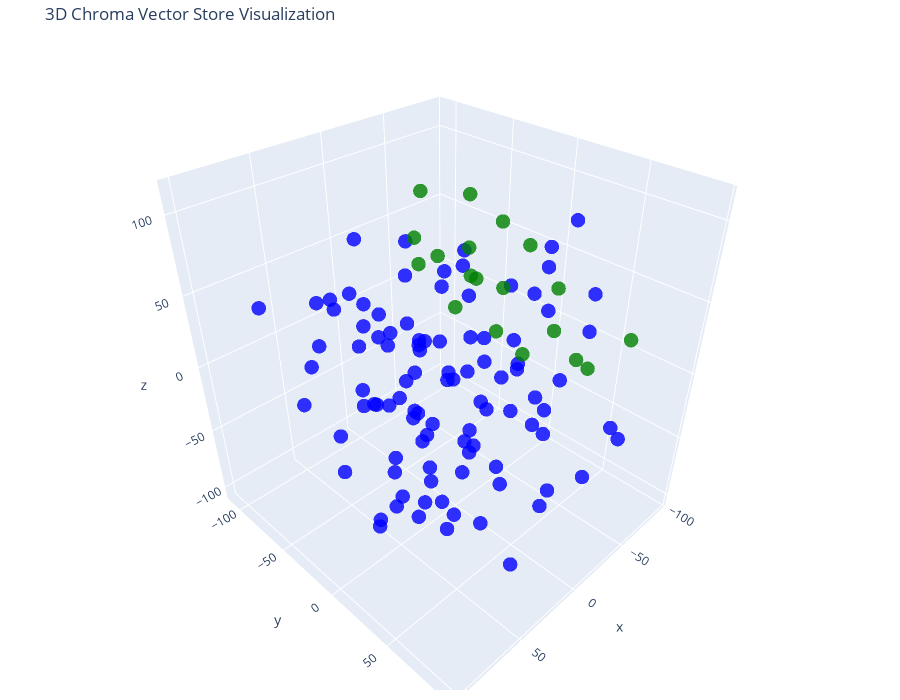

The code cell stored with this chart in its notebook:
### Code cell
tsne = TSNE(n_components=3, random_state=42)
reduced_vectors = tsne.fit_transform(vectors)

# Create the 3D scatter plot
fig = go.Figure(data=[go.Scatter3d(
    x=reduced_vectors[:, 0],
    y=reduced_vectors[:, 1],
    z=reduced_vectors[:, 2],
    mode='markers',
    marker=dict(size=5, color=colors, opacity=0.8),
    text=[f"Type: {t}<br>Text: {d[:100]}..." for t, d in zip(doc_types, documents)],
    hoverinfo='text'
)])

fig.update_layout(
    title='3D Chroma Vector Store Visualization',
    scene=dict(xaxis_title='x', yaxis_title='y', zaxis_title='z'),
    width=900,
    height=700,
    margin=dict(r=20, b=10, l=10, t=40)
)

fig.show()

### Figure 1 — Plotly figure (JSON) as saved in the notebook; plotly's stock layout.template omitted (floating-point values rounded to 4 significant figures)
{"data": [{"hoverinfo": "text", "marker": {"color": ["blue", "blue", "blue", "blue", "blue", "blue", "blue", "blue", "blue", "blue", "blue", "blue", "blue", "blue", "blue", "blue", "blue", "blue", "blue", "blue", "blue", "blue", "blue", "blue", "blue", "blue", "blue", "blue", "blue", "blue", "blue", "blue", "blue", "blue", "blue", "blue", "blue", "blue", "blue", "blue", "blue", "blue", "blue", "blue", "blue", "blue", "blue", "blue", "blue", "blue", "blue", "blue", "blue", "blue", "blue", "blue", "blue", "blue", "blue", "blue", "blue", "blue", "blue", "blue", "blue", "blue", "blue", "blue", "blue", "blue", "blue", "blue", "blue", "blue", "blue", "blue", "blue", "blue", "blue", "blue", "blue", "blue", "blue", "blue", "blue", "blue", "blue", "blue", "blue", "blue", "blue", "blue", "blue", "blue", "blue", "blue", "blue", "blue", "blue", "green", "green", "green", "green", "green", "green", "green", "green", "green", "green", "green", "green", "green", "green", "green", "green", "green", "green", "green"], "opacity": 0.8, "size": 5}, "mode": "markers", "text": ["Type: document<br>Text: **BỘ** **GIÁO** **DỤC** **VÀ** **ĐÀO** **TẠO** **ĐẠI** **HỌC**\n**BÁCH** **KHOA** **HÀ** **NỘI**\n\n**Q...", "Type: document<br>Text: CHƯƠNG I NHỮNG QUY ĐỊNH\nCHUNG..................................................................1\nĐiề...", "Type: document<br>Text: lũy...................................................6 Điều 8. Chuyển\ncơ sở đào tạo\nkhác..............", "Type: document<br>Text: 14. Đăng ký tốt nghiệp đại\nhọc.........................................................................", "Type: document<br>Text: Điều 21. Đăng ký học tập chương trình kỹ\nsư............................................................", "Type: document<br>Text: sĩ.........................................................17 Điều 28.\nHọc bổ sung, miễn học và công...", "Type: document<br>Text: Điều 35. Gia hạn thời gian học tập, thôi\nhọc...........................................................", "Type: document<br>Text: ii...", "Type: document<br>Text: Điều 38. Tiểu luận tổng quan và chuyên đề tiến sĩ\n.....................................................", "Type: document<br>Text: cứu..............................27 CHƯƠNG VI TỔ CHỨC THỰC\nHIỆN........................................", "Type: document<br>Text: BỘ GIÁO DỤC VÀ ĐÀO TẠO\n\n**ĐẠI** **HỌC** **BÁCH** **KHOA** **HÀ** **NỘI**\n\n**CỘNG** **HÒA** **XÃ** **...", "Type: document<br>Text: 2\\. Quy chế này áp dụng cho sinh viên đại học, học viên của chương\ntrình thạc sĩ và nghiên cứu sinh ...", "Type: document<br>Text: 1\\. Ngành đào tạo (sau đây gọi tắt là ngành) là một lĩnh vực chuyên\nmôn rộng, có mã số trong Danh mụ...", "Type: document<br>Text: 2 Quy chế tuyển sinh và đào tạo trình độ thạc sĩ, ban hành theo Thông\ntư số 23/2021/TT-BGDĐT ngày 30...", "Type: document<br>Text: 4 Danh mục thống kê ngành đào tạo của giáo dục đại học ban hành theo\nThông tư số 09/2022/TT-BGDĐT ng...", "Type: document<br>Text: 4\\. Chương trình ELITECH (từ viết tắt của cụm từ Elite Technology\nProgram) là CTĐT chất lượng cao (t...", "Type: document<br>Text: 5\\. Thời gian và khối lượng học tập chuẩn đối với các CTĐT theo hình\nthức chính quy không kể các môn...", "Type: document<br>Text: 6 Chương trình đào tạo cử nhân-kỹ sư tích hợp là chương trình được\nthiết kế một cách tổng thể, liên ...", "Type: document<br>Text: 2\\. Lịch đăng ký học tập, thời khóa biểu, lịch thi và kế hoạch xét\ncông nhận tốt nghiệp trong năm họ...", "Type: document<br>Text: b\\) Đối với sinh viên học liên thông đã được miễn trừ khối lượng tín\nchỉ tích lũy, thời gian thiết k...", "Type: document<br>Text: d\\) Đối với người học các CTĐT đại học và thuộc diện đối tượng ưu tiên\ntheo quy định tại Quy chế tuy...", "Type: document<br>Text: 2\\. Học phần là đơn vị cấu thành chương trình học tập và được thực\nhiện trọn vẹn trong một học kỳ. M...", "Type: document<br>Text: 5\\. Học phần tương đương và học phần thay thế\n\na\\) Người học được tùy chọn học một học phần tương đư...", "Type: document<br>Text: 2\\. Điểm quá trình được đánh giá qua thi giữa kỳ, kiểm tra thường kỳ,\nkết hợp thi giữa kỳ và kiểm tr...", "Type: document<br>Text: 4\\. Hình thức đánh giá trực tuyến được áp dụng khi đảm bảo trung thực,\ncông bằng và khách quan như đ...", "Type: document<br>Text: ||\n||\n||\n||\n||\n\n7\\. Người học có thể đăng ký học lại học phần đã có điểm đạt để cải\nthiện điểm trung...", "Type: document<br>Text: **Điều** **6.** **Hoãn** **thi,** **miễn** **thi,** **phúc** **tra**\n**và** **khiếu** **nại** **điểm...", "Type: document<br>Text: 3\\. Người học không dự thi giữa kỳ do bị ốm, tai nạn hoặc vì lý do\nchính đáng được giảng viên bố trí...", "Type: document<br>Text: 1\\. Số TC tích lũy là tổng số TC của các học phần có điểm đạt kể từ\nđầu khóa kể cả các học phần được...", "Type: document<br>Text: 2\\. Học viên thạc sĩ không thể tiếp tục học tập tại ĐHBK Hà Nội vì lý\ndo chuyển nơi cư trú hoặc chuy...", "Type: document<br>Text: **Điều** **9.** **Học** **phí**\n\n1\\. Người học có nghĩa vụ nộp học phí đầy đủ và đúng thời hạn theo ...", "Type: document<br>Text: 4\\. Sinh viên, học viên có đơn đề nghị thôi học, nghỉ học tạm thời\nhoặc chuyển cơ sở đào tạo trong k...", "Type: document<br>Text: a\\) Đăng ký học phần: sinh viên chọn đăng ký những học phần dự tính sẽ\nhọc trong học kỳ tiếp. Sinh v...", "Type: document<br>Text: 2\\. Số lượng TC đăng ký:\n\na\\) Sinh viên không thuộc diện cảnh báo học tập theo quy định tại\nkhoản 1 ...", "Type: document<br>Text: 4\\. Đối với học phần có giờ lên lớp, chỉ mở lớp khi có tối thiểu 20\nsinh viên đăng ký học. Các trườn...", "Type: document<br>Text: 1\\. Kết quả học tập của người học đã tích lũy từ một trình độ đào tạo\nkhác, một CTĐT khác hoặc từ mộ...", "Type: document<br>Text: 9\n\nCTĐT theo hình thức VLVH tại đơn vị liên kết, việc đánh giá ĐATN được\nphép thực hiện tại đơn vị l...", "Type: document<br>Text: 1\\. Kết thúc mỗi học kỳ, sinh viên tham gia khảo sát lấy ý kiến phản\nhồi về các điều kiện bảo đảm ch...", "Type: document<br>Text: a\\) Số TC tích lũy (số TCTL).\n\nb\\) Tổng số TC của các học phần đã học nhưng chưa đạt từ đầu khóa (số...", "Type: document<br>Text: **Điều** **13.** **Đồ** **án/khóa** **luận** **tốt** **nghiệp**\n**đại** **học**\n\nCác học phần tốt ng...", "Type: document<br>Text: 3\\. Kết quả ĐATN được đánh giá như sau:\n\na\\) Điểm quá trình của ĐATN được tính bằng trung bình cộng ...", "Type: document<br>Text: e\\) Các điểm của người hướng dẫn, phản biện và thành viên hội đồng\nđánh giá ĐATN được phép cho lẻ tớ...", "Type: document<br>Text: b\\) Đạt chuẩn ngoại ngữ đầu ra.\n\nc\\) Điểm trung bình tích lũy toàn khóa (tính theo các học phần đăng...", "Type: document<br>Text: 6\\. Sinh viên không tốt nghiệp được quyền đề nghị cấp chứng nhận với\ncác học phần đã tích lũy trong ...", "Type: document<br>Text: b\\) Sinh viên bị Hội đồng kỷ luật của ĐHBK Hà Nội đề nghị áp dụng mức\nkỷ luật từ cảnh cáo trở lên.\n\n...", "Type: document<br>Text: c\\) Thời gian nghỉ học tạm thời do sinh viên được điều động vào lực\nlượng vũ trang (là thời gian đượ...", "Type: document<br>Text: 3\\. Tự nguyện thôi học: Sinh viên thấy không có đủ điều kiện hoặc\nkhông muốn tiếp tục học tại ĐHBK H...", "Type: document<br>Text: d\\) Không bị cảnh báo học tập hoặc bị xét thi hành kỷ luật;\n\n2\\. Không cho phép chuyển CTĐT đối với ...", "Type: document<br>Text: 5\\. Sinh viên từ trường khác muốn chuyển tới học tại ĐHBK Hà Nội phải\nđáp ứng điều kiện trúng tuyển ...", "Type: document<br>Text: 2\\. Sinh viên được đăng ký học chương trình thứ hai sớm nhất khi đã\nđược xếp trình độ năm thứ hai củ...", "Type: document<br>Text: 6\\. Sinh viên chỉ được xét tốt nghiệp chương trình thứ hai, nếu có đủ\nđiều kiện tốt nghiệp ở chương ...", "Type: document<br>Text: c\\) Áp dụng cảnh báo học tập mức 3 đối với sinh viên có số TC nợ đọng\ntừ đầu khóa lớn hơn 24.\n\nd\\) S...", "Type: document<br>Text: 3\\. Buộc thôi học là hình thức áp dụng đối với những sinh viên có kết\nquả học tập rất kém, cụ thể tr...", "Type: document<br>Text: 15\n\n2\\. Sinh viên thi hộ hoặc nhờ người thi hộ đều bị kỷ luật ở mức đình\nchỉ học tập 01 năm đối với ...", "Type: document<br>Text: 2\\. Quy trình đăng ký học tập thực hiện theo khoản 1 Điều 10 của Quy\nchế này.\n\n3\\. Trong quá trình h...", "Type: document<br>Text: 4\\. Việc đánh giá kết quả thực hiện ĐATN KS được thực hiện theo khoản\n3 Điều 13 của Quy chế này. Đồ ...", "Type: document<br>Text: b\\) Đã nộp đồ án tốt nghiệp cho thư viện theo quy cách của bản đồ án\ndo ĐHBK Hà Nội quy định.\n\nc\\) Đ...", "Type: document<br>Text: **Điều** **24.** **Điểm** **trung** **bình** **toàn** **khóa** **và**\n**hạng** **tốt** **nghiệp** **...", "Type: document<br>Text: b\\) Học viên bị Hội đồng kỷ luật của ĐHBK Hà Nội đề nghị áp dụng mức\nkỷ luật từ cảnh cáo trở lên.\n\n*...", "Type: document<br>Text: 17\n\nvượt quá 2 học kỳ chính; thời gian nghỉ trên 2 học kỳ được tính vào\nthời gian học chậm tiến độ.\n...", "Type: document<br>Text: 6\\. Học viên thấy không có đủ điều kiện hoặc không muốn tiếp tục học\ntại ĐHBK Hà Nội có thể làm đơn ...", "Type: document<br>Text: **CHƯƠNG** **IV** **ĐÀO** **TẠO** **THẠC** **SĨ**\n\n**Điều** **27.** **Đăng** **ký** **học** **tập** ...", "Type: document<br>Text: 18\n\n3\\. Đối với các học phần được giảng dạy trên lớp, quy mô lớp học phần\ntối thiểu là 20 học viên. ...", "Type: document<br>Text: b\\) Danh mục các học phần bổ sung và số TC được xác định khi xét hồ sơ\nđăng ký dự tuyển dựa trên việ...", "Type: document<br>Text: c\\) Học viên học chương trình tích hợp Cử nhân - Thạc sĩ khoa học của\nĐHBK Hà Nội được đăng ký học t...", "Type: document<br>Text: 19\n\n**Điều** **29.** **Đăng** **ký** **đề** **tài** **luận** **văn**\n**thạc** **sĩ**\n\n1\\. Đăng ký đề...", "Type: document<br>Text: **Điều** **30.** **Điều** **kiện** **được** **bảo** **vệ** **luận**\n**văn** **thạc** **sĩ**\n\nHọc viê...", "Type: document<br>Text: **Điều** **31.** **Điểm** **luận** **văn** **thạc** **sĩ**\n\n1\\. Điểm luận văn thạc sĩ là điểm bảo vệ...", "Type: document<br>Text: 20\n\nnghiệm thu, hoặc đề tài nghiên cứu đã được nghiệm thu do người hướng\ndẫn chủ trì và học viên là ...", "Type: document<br>Text: 2\\. Trong trường hợp luận văn bảo vệ lần thứ hai vẫn không đạt yêu\ncầu, nếu học viên có nguyện vọng ...", "Type: document<br>Text: 1\\. Học viên có đủ các điều kiện sau đây thì được xét công nhận tốt\nnghiệp:\n\na\\) Luận văn đạt yêu cầ...", "Type: document<br>Text: ||\n||\n||\n||\n\n3\\. Học viên đạt đủ điều kiện tốt nghiệp được Giám đốc ĐHBK Hà Nội ra\nquyết định công n...", "Type: document<br>Text: 2\\. Học viên bị ốm hoặc tai nạn buộc phải điều trị trong thời gian\ndài, hoặc nghỉ thai sản theo quy ...", "Type: document<br>Text: 4\\. Học viên phải nộp đơn đề nghị trở lại học chậm nhất 1 tuần trước\nkhi bắt đầu học kỳ mới. Đối với...", "Type: document<br>Text: 3\\. Học viên bị buộc thôi học trong các trường hợp sau đây:\n\na\\) Học viên học chậm tiến độ quá thời ...", "Type: document<br>Text: 2\\. Căn cứ kế hoạch học tập chuẩn toàn khóa của CTĐT tiến sĩ, NCS xây\ndựng kế hoạch chi tiết theo từ...", "Type: document<br>Text: 1\\. Các học phần bổ sung nhằm hỗ trợ NCS có đủ kiến thức, trình độ\nchuyên môn để thực hiện đề tài ng...", "Type: document<br>Text: a\\) Mỗi NCS phải hoàn thành tối thiểu 8 TC tương ứng 3-4 học phần tiến\nsĩ.\n\nb\\) NCS phải thực hiện q...", "Type: document<br>Text: **Điều** **38.** **Tiểu** **luận** **tổng** **quan** **và** **chuyên**\n**đề** **tiến** **sĩ**\n\n1\\. T...", "Type: document<br>Text: b\\) NCS phải hoàn thành Tiểu luận tổng quan với kết quả đạt yêu cầu\ntrong vòng 12 tháng kể từ khi có...", "Type: document<br>Text: b\\) NCS phải đăng ký thực hiện các chuyên đề tiến sĩ. Tên của chuyên\nđề do NCS đề xuất và phải được ...", "Type: document<br>Text: 2\\. Quyển thuyết minh Luận án tiến sĩ phải đáp ứng quy định về hình\nthức, cách trình bày luận án; số...", "Type: document<br>Text: c\\) Tuân thủ các quy định khác của Luật sở hữu trí tuệ.\n\n**Điều** **40.** **Điều** **kiện** **được**...", "Type: document<br>Text: c\\) Tổng điểm của tất cả các công trình nghiên cứu trong khoản b mục 1\ncủa Điều này phải đạt từ 2,0 ...", "Type: document<br>Text: 2\\. Điều kiện để NCS được bảo vệ luận án ở Hội đồng đánh giá luận án\ncấp Đại học (bảo vệ luận án cấp...", "Type: document<br>Text: b\\) Hội đồng đánh giá luận án cấp cơ sở (sau đây gọi tắt là hội đồng\ncấp cơ sở) do Hiệu trưởng trườn...", "Type: document<br>Text: đ) Trong vòng 20 ngày sau khi kết thúc đánh giá luận án cấp cơ sở, NCS\nphải hoàn thành đầy đủ việc s...", "Type: document<br>Text: b\\) Hội đồng đánh giá luận án cấp Đại học do Giám đốc ĐHBK Hà Nội ra\nquyết định thành lập có 7 thành...", "Type: document<br>Text: 26\n\nd\\) Luận án được đánh giá bằng hình thức bỏ phiếu (tán thành hoặc\nkhông tán thành), luận án khôn...", "Type: document<br>Text: **Điều** **42.** **Đánh** **giá** **lại** **luận** **án** **tiến**\n**sĩ**\n\n1\\. Trong trường hợp Hội ...", "Type: document<br>Text: 3\\. Trong trường hợp luận án bảo vệ lần thứ hai vẫn không đạt yêu cầu,\nĐHBK Hà Nội không tổ chức bảo...", "Type: document<br>Text: d\\) Đã nộp Thư viện Quốc gia Việt Nam và Thư viện Tạ Quang Bửu của\nĐHBK Hà Nội (cả bản in và file pd...", "Type: document<br>Text: 27\n\nbằng tiến sĩ cho nghiên cứu sinh được thực hiện trong thời hạn 30 ngày\nlàm việc kể từ ngày quyết...", "Type: document<br>Text: 4\\. Giám đốc ĐHBK Hà Nội xem xét, quyết định cho phép NCS được rút\nngắn thời gian học tập tối đa khô...", "Type: document<br>Text: **Điều** **45.** **Công** **nhận** **và** **chuyển** **đổi** **kết**\n**quả** **học** **tập,** **nghi...", "Type: document<br>Text: 28\n\nphù hợp với nội dung, yêu cầu của CTĐT, được thực hiện trên cơ sở đề\nxuất của Tiểu ban xét tuyển...", "Type: document<br>Text: 2\\. Đối với các khoá tuyển sinh có quyết định công nhận NCS trong\nkhoảng thời gian từ ngày 15 tháng ...", "Type: document<br>Text: 3\\. Đối với các khoá tuyển sinh đã có quyết định công nhận NCS trước\nngày 18 tháng 5 năm 2017, ĐHBK ...", "Type: document<br>Text: 29\n\nb\\) Khoản 2 Điều 18 (về việc học cùng lúc hai chương trình) được áp\ndụng với các khóa tuyển sinh...", "Type: question answer<br>Text: Ban Công tác Sinh viên sẽ tiếp nhận và giải đáp thắc mắc của sinh viên tại địa chỉ nào?: Chỉ tại các...", "Type: question answer<br>Text: Một môn học có trọng số KT(0,4)-T(0,6) nghĩa là môn học đó có *: Trọng số của điểm kiểm tra giữa kỳ ...", "Type: question answer<br>Text: Phương pháp quản lý chi tiêu 50-20-30 với sinh viên?: 50% Nhu cầu thiết yếu, 20% Tiết kiệm, 30% Sở ...", "Type: question answer<br>Text: Sinh viên bắt đầu được xem xét chuyển ngành từ khi nào?: Sau khi hoàn thành năm thứ nhất\n\nTrong các...", "Type: question answer<br>Text: Sinh viên sẽ bị xem xét buộc thôi học nếu?: Bị cảnh cáo học tập mức 3 lần thứ hai\n\nĐiều kiện xét tuy...", "Type: question answer<br>Text: Khi nào sinh viên phải hoàn toàn tự đăng ký lớp?: Bắt đầu từ học kỳ thứ 3\n\nCách thức đánh giá điểm r...", "Type: question answer<br>Text: Các bước đăng ký mới hoặc reset lại mật khẩu bị mất là: *: Truy cập ctt.hust.edu.vn – Chọn “Đăng nhậ...", "Type: question answer<br>Text: Đối tượng được xét học bổng Trần Đại Nghĩa là những ai: *: Sinh viên có hoàn cảnh khó khăn, có nghị ...", "Type: question answer<br>Text: Điều kiện được xét học bổng loại A là gì: *: GPA từ 3.6, điểm rèn luyện từ 90.\n\nTheo định hướng cu...", "Type: question answer<br>Text: Điểm rèn luyện được xếp loại theo cách nào dưới đây?: Xuất sắc, Tốt, Khá, Trung bình, Yếu, Kém\n\nĐiểm...", "Type: question answer<br>Text: Một môn học có trọng số KT(0.3)-T(0.7) và có điểm thi giữa kỳ (đã cộng) là 9đ, điểm thi cuối kỳ là 8...", "Type: question answer<br>Text: Ưu điểm nào sau đây là đặc trưng của chương trình đào tạo theo tín chỉ?: Sinh viên có thể tự lập kế ...", "Type: question answer<br>Text: Điều kiện cần để đạt học bổng loại A là gì?: GPA≥3,6 ĐRL≥90\n\nĐịa chỉ bạn cần đến để được hỗ t...", "Type: question answer<br>Text: Sinh viên được xếp hạng trình độ năm thứ nhất căn cứ số tín chỉ tích lũy như thế nào?: Trình độ năm ...", "Type: question answer<br>Text: Học đại học có khác gì so với THPT: Cần có kỹ năng làm việc độc lập: Cần có khả năng tự đọc - tự học...", "Type: question answer<br>Text: Mục chấm điểm rèn luyện có 2 cột điểm SV chấm và điểm GV chấm, vậy điểm chốt tính theo điểm nào?: Cộ...", "Type: question answer<br>Text: Các màu nhãn sách tại Trung tâm truyền thông và tri thức số là:: Màu trắng: sách đọc tại các phòng.:...", "Type: question answer<br>Text: Học bổng Trần Đại Nghĩa dành cho sinh viên có hoàn cảnh kinh tế khó khăn, có nghị lực vươn lên trong...", "Type: question answer<br>Text: Đâu là trang tra cứu OPAC:: http://libopac.hust.edu.vn/\n\nGPA và CPA có nghĩa là gì ?: GPA là điểm tr..."], "type": "scatter3d", "x": [-76.64, -14.39, -31.27, -48.45, -46.02, -66.28, 52.26, -38.5, -73.12, -75.69, -65.03, -50.36, -64.34, -87.65, -59.3, 91.22, 92.13, -74.52, 2.712, 29.38, 57.82, 100.4, 85.09, 54.32, 63.44, 60.41, 34.44, 37.7, 14.57, 85.39, 35.9, 83.8, 67.04, 36.22, 58.27, 67.92, 54.78, 47.04, 49.84, -27.24, 78.79, -24.71, 1.008, 0.106, 30.1, 38.58, 92.77, 75.36, 75.73, 7.254, 3.977, 31.09, 19.8, 32.62, -19.53, -32.1, 1.882, 0.4228, 9.184, 18.61, 43.6, -27.53, 71.29, 37.14, 51.64, -36.7, -25.3, 10.26, -17.94, -7.888, -17.34, -5.572, 17.5, 29.63, 27.5, 20.73, 14.35, 3.561, -76.58, -4.301, -70.99, 13.2, -46.78, -39.26, -36.27, -15.83, -25.05, -31.37, -52.96, -37.65, -14.35, -0.3332, -29.16, 72.48, -32.73, -49.34, -71.04, 27.06, 28.83, 1.809, -91.98, -13.51, -25.41, -16.28, -19.38, -7.428, 9.108, -94.29, -78.47, -92.3, 2.944, 31.34, -56.05, 6.973, -30.7, -2.324, 14.18, 33.42], "y": [22.28, -60.25, -44.64, -41.49, 24.32, -59.57, 91.19, -85.9, -59.85, -86.8, 13.84, 14.95, 15.88, -3.7, 50.68, 44.34, 5.371, 41.73, 36.34, 48.77, 49.18, -13.04, -25.47, -28.25, -46.52, -52.79, -49.21, -39.35, 53.88, 24.02, 27.43, -73.05, 2.926, -5.4, -17.66, 44.88, 64.69, -4.677, 21.0, 55.5, -9.291, 25.79, 25.35, 21.61, -26.76, 4.729, 47.97, 63.0, 33.11, -20.23, -3.35, -1.74, -18.51, -38.03, 52.81, 35.39, 44.21, 46.25, -15.31, 16.42, -9.142, -15.22, -24.84, 41.9, 23.78, -22.62, -48.19, -77.76, -74.44, -47.69, 4.235, 6.183, -11.77, 7.13, 31.5, 54.91, 83.52, 71.79, -47.33, -91.44, -24.81, -76.43, -48.91, -28.24, -51.65, -91.89, -71.82, -109.1, -90.86, -73.22, -53.53, -63.68, 77.55, 8.78, 95.06, 79.81, -20.53, -84.74, 86.96, -27.33, 1.829, 21.56, -9.647, -7.306, 14.08, 0.9392, -6.815, 59.0, 40.37, 21.82, -28.81, -1.06, 4.429, 4.733, 46.1, 47.05, 22.73, 57.91], "z": [82.36, 38.03, 29.59, 50.16, -52.41, 25.75, -52.21, 44.33, -0.5703, 7.437, 66.3, 40.97, 23.43, 37.68, 26.11, 51.26, -15.67, 41.65, -49.93, -69.75, -52.7, 24.7, 34.89, 66.13, 56.42, 23.57, 12.73, 33.06, 56.26, -48.83, 28.34, 50.56, 15.7, 10.62, -1.978, 19.72, 16.77, 48.58, 57.28, 9.937, 74.87, 3.884, -12.4, 19.72, -78.02, -90.0, -10.71, -9.128, -26.1, 17.48, 1.365, -13.72, -33.51, -26.57, -27.3, -16.15, -2.489, 30.63, -80.03, -94.16, -45.57, 6.506, -21.22, -5.107, -7.259, -79.38, -81.9, 65.64, -68.78, -59.8, -28.47, -62.44, -103.9, -63.55, -41.26, -39.52, -29.15, -57.4, -31.78, 8.225, -52.14, -46.11, -53.86, -32.61, -17.85, -23.63, -7.487, -19.21, -47.34, -36.07, -33.71, -9.875, -52.18, -64.47, -13.66, -24.22, 24.07, 27.53, 37.37, 108.9, -10.37, 62.44, 51.34, 75.7, 97.61, 112.8, 79.89, 7.765, -15.43, -24.54, 64.39, 100.4, -10.77, 51.65, 65.0, 101.4, 81.19, 72.02]}], "layout": {"height": 700, "margin": {"b": 10, "l": 10, "r": 20, "t": 40}, "scene": {"xaxis": {"title": {"text": "x"}}, "yaxis": {"title": {"text": "y"}}, "zaxis": {"title": {"text": "z"}}}, "title": {"text": "3D Chroma Vector Store Visualization"}, "width": 900}}
